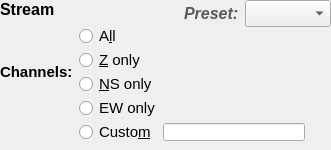
<?xml version="1.0" encoding="UTF-8"?>
<ui version="4.0">
 <class>Stream</class>
 <widget class="QWidget" name="Stream">
  <property name="geometry">
   <rect>
    <x>0</x>
    <y>0</y>
    <width>331</width>
    <height>150</height>
   </rect>
  </property>
  <property name="sizePolicy">
   <sizepolicy hsizetype="Minimum" vsizetype="Minimum">
    <horstretch>0</horstretch>
    <verstretch>0</verstretch>
   </sizepolicy>
  </property>
  <property name="minimumSize">
   <size>
    <width>0</width>
    <height>150</height>
   </size>
  </property>
  <property name="windowTitle">
   <string>Form</string>
  </property>
  <layout class="QGridLayout" name="gridLayout_2">
   <property name="leftMargin">
    <number>0</number>
   </property>
   <property name="topMargin">
    <number>0</number>
   </property>
   <property name="rightMargin">
    <number>0</number>
   </property>
   <property name="bottomMargin">
    <number>9</number>
   </property>
   <property name="spacing">
    <number>0</number>
   </property>
   <item row="0" column="0" colspan="2">
    <layout class="QHBoxLayout" name="horizontalLayout">
     <property name="spacing">
      <number>0</number>
     </property>
     <item>
      <widget class="QLabel" name="label">
       <property name="sizePolicy">
        <sizepolicy hsizetype="Preferred" vsizetype="Minimum">
         <horstretch>0</horstretch>
         <verstretch>0</verstretch>
        </sizepolicy>
       </property>
       <property name="font">
        <font>
         <pointsize>12</pointsize>
         <weight>75</weight>
         <bold>true</bold>
         <underline>false</underline>
        </font>
       </property>
       <property name="text">
        <string>Stream</string>
       </property>
       <property name="alignment">
        <set>Qt::AlignLeading|Qt::AlignLeft|Qt::AlignTop</set>
       </property>
      </widget>
     </item>
     <item>
      <spacer name="horizontalSpacer">
       <property name="font">
        <font>
         <pointsize>11</pointsize>
        </font>
       </property>
       <property name="orientation">
        <enum>Qt::Horizontal</enum>
       </property>
       <property name="sizeHint" stdset="0">
        <size>
         <width>40</width>
         <height>20</height>
        </size>
       </property>
      </spacer>
     </item>
     <item>
      <layout class="QHBoxLayout" name="horizontalLayout_3">
       <property name="spacing">
        <number>6</number>
       </property>
       <item>
        <widget class="QLabel" name="label_11">
         <property name="sizePolicy">
          <sizepolicy hsizetype="Minimum" vsizetype="Minimum">
           <horstretch>0</horstretch>
           <verstretch>0</verstretch>
          </sizepolicy>
         </property>
         <property name="font">
          <font>
           <pointsize>12</pointsize>
           <weight>75</weight>
           <italic>true</italic>
           <bold>true</bold>
          </font>
         </property>
         <property name="styleSheet">
          <string notr="true">color: rgb(90, 90, 90);</string>
         </property>
         <property name="text">
          <string>Preset:</string>
         </property>
        </widget>
       </item>
       <item>
        <widget class="QComboBox" name="comboBoxPreset">
         <property name="font">
          <font>
           <pointsize>12</pointsize>
          </font>
         </property>
        </widget>
       </item>
      </layout>
     </item>
    </layout>
   </item>
   <item row="1" column="0" rowspan="2">
    <layout class="QGridLayout" name="gridLayout">
     <property name="spacing">
      <number>6</number>
     </property>
     <item row="0" column="1">
      <widget class="QRadioButton" name="radioButtonAll">
       <property name="font">
        <font>
         <pointsize>11</pointsize>
        </font>
       </property>
       <property name="text">
        <string>A&amp;ll</string>
       </property>
      </widget>
     </item>
     <item row="1" column="0" rowspan="2">
      <widget class="QLabel" name="label_2">
       <property name="font">
        <font>
         <pointsize>11</pointsize>
         <weight>75</weight>
         <bold>true</bold>
        </font>
       </property>
       <property name="text">
        <string>Channels:</string>
       </property>
      </widget>
     </item>
     <item row="1" column="1">
      <widget class="QRadioButton" name="radioButtonZ">
       <property name="font">
        <font>
         <pointsize>11</pointsize>
        </font>
       </property>
       <property name="text">
        <string>&amp;Z only</string>
       </property>
      </widget>
     </item>
     <item row="2" column="1">
      <widget class="QRadioButton" name="radioButtonNS">
       <property name="font">
        <font>
         <pointsize>11</pointsize>
        </font>
       </property>
       <property name="text">
        <string>&amp;NS only</string>
       </property>
      </widget>
     </item>
     <item row="3" column="1" colspan="2">
      <widget class="QRadioButton" name="radioButtonEW">
       <property name="font">
        <font>
         <pointsize>11</pointsize>
        </font>
       </property>
       <property name="text">
        <string>EW only</string>
       </property>
      </widget>
     </item>
     <item row="4" column="1">
      <widget class="QRadioButton" name="radioButtonCustom">
       <property name="font">
        <font>
         <pointsize>11</pointsize>
        </font>
       </property>
       <property name="text">
        <string>Custo&amp;m</string>
       </property>
      </widget>
     </item>
     <item row="4" column="2">
      <widget class="QLineEdit" name="lineEditCustom">
       <property name="font">
        <font>
         <pointsize>11</pointsize>
        </font>
       </property>
      </widget>
     </item>
    </layout>
   </item>
   <item row="2" column="1">
    <spacer name="horizontalSpacer_2">
     <property name="font">
      <font>
       <pointsize>11</pointsize>
      </font>
     </property>
     <property name="orientation">
      <enum>Qt::Horizontal</enum>
     </property>
     <property name="sizeHint" stdset="0">
      <size>
       <width>6</width>
       <height>20</height>
      </size>
     </property>
    </spacer>
   </item>
  </layout>
 </widget>
 <resources/>
 <connections/>
</ui>
